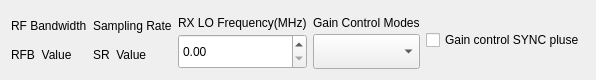
                 <widget class="QFrame" name="frame">
                  <property name="sizePolicy">
                   <sizepolicy hsizetype="Expanding" vsizetype="Expanding">
                    <horstretch>0</horstretch>
                    <verstretch>0</verstretch>
                   </sizepolicy>
                  </property>
                  <property name="maximumSize">
                   <size>
                    <width>16777215</width>
                    <height>80</height>
                   </size>
                  </property>
                  <layout class="QHBoxLayout" name="horizontalLayout_4">
                   <item>
                    <layout class="QVBoxLayout" name="verticalLayout_9">
                     <property name="spacing">
                      <number>0</number>
                     </property>
                     <item>
                      <widget class="QLabel" name="label_5">
                       <property name="sizePolicy">
                        <sizepolicy hsizetype="Expanding" vsizetype="Expanding">
                         <horstretch>0</horstretch>
                         <verstretch>0</verstretch>
                        </sizepolicy>
                       </property>
                       <property name="maximumSize">
                        <size>
                         <width>16777215</width>
                         <height>35</height>
                        </size>
                       </property>
                       <property name="text">
                        <string>RF Bandwidth</string>
                       </property>
                      </widget>
                     </item>
                     <item>
                      <widget class="QLabel" name="label_rf_bandwidth_rx">
                       <property name="sizePolicy">
                        <sizepolicy hsizetype="Expanding" vsizetype="Expanding">
                         <horstretch>0</horstretch>
                         <verstretch>0</verstretch>
                        </sizepolicy>
                       </property>
                       <property name="maximumSize">
                        <size>
                         <width>16777215</width>
                         <height>35</height>
                        </size>
                       </property>
                       <property name="text">
                        <string>RFB  Value</string>
                       </property>
                      </widget>
                     </item>
                    </layout>
                   </item>
                   <item>
                    <layout class="QVBoxLayout" name="verticalLayout_8">
                     <property name="spacing">
                      <number>0</number>
                     </property>
                     <item>
                      <widget class="QLabel" name="label_6">
                       <property name="sizePolicy">
                        <sizepolicy hsizetype="Expanding" vsizetype="Expanding">
                         <horstretch>0</horstretch>
                         <verstretch>0</verstretch>
                        </sizepolicy>
                       </property>
                       <property name="maximumSize">
                        <size>
                         <width>16777215</width>
                         <height>35</height>
                        </size>
                       </property>
                       <property name="text">
                        <string>Sampling Rate</string>
                       </property>
                      </widget>
                     </item>
                     <item>
                      <widget class="QLabel" name="label_sampling_freq_rx">
                       <property name="sizePolicy">
                        <sizepolicy hsizetype="Expanding" vsizetype="Expanding">
                         <horstretch>0</horstretch>
                         <verstretch>0</verstretch>
                        </sizepolicy>
                       </property>
                       <property name="maximumSize">
                        <size>
                         <width>16777215</width>
                         <height>35</height>
                        </size>
                       </property>
                       <property name="text">
                        <string>SR  Value</string>
                       </property>
                      </widget>
                     </item>
                    </layout>
                   </item>
                   <item>
                    <layout class="QVBoxLayout" name="verticalLayout_7">
                     <property name="spacing">
                      <number>0</number>
                     </property>
                     <item>
                      <widget class="QLabel" name="label_9">
                       <property name="sizePolicy">
                        <sizepolicy hsizetype="Expanding" vsizetype="Expanding">
                         <horstretch>0</horstretch>
                         <verstretch>0</verstretch>
                        </sizepolicy>
                       </property>
                       <property name="maximumSize">
                        <size>
                         <width>16777215</width>
                         <height>35</height>
                        </size>
                       </property>
                       <property name="text">
                        <string>RX LO Frequency(MHz)</string>
                       </property>
                      </widget>
                     </item>
                     <item>
                      <widget class="QDoubleSpinBox" name="rx_lo_freq">
                       <property name="sizePolicy">
                        <sizepolicy hsizetype="Expanding" vsizetype="Expanding">
                         <horstretch>0</horstretch>
                         <verstretch>0</verstretch>
                        </sizepolicy>
                       </property>
                       <property name="minimumSize">
                        <size>
                         <width>0</width>
                         <height>35</height>
                        </size>
                       </property>
                       <property name="maximumSize">
                        <size>
                         <width>16777215</width>
                         <height>35</height>
                        </size>
                       </property>
                       <property name="maximum">
                        <double>999999999.000000000000000</double>
                       </property>
                      </widget>
                     </item>
                    </layout>
                   </item>
                   <item>
                    <layout class="QVBoxLayout" name="verticalLayout_6">
                     <property name="spacing">
                      <number>0</number>
                     </property>
                     <item>
                      <widget class="QLabel" name="label_8">
                       <property name="sizePolicy">
                        <sizepolicy hsizetype="Expanding" vsizetype="Expanding">
                         <horstretch>0</horstretch>
                         <verstretch>0</verstretch>
                        </sizepolicy>
                       </property>
                       <property name="maximumSize">
                        <size>
                         <width>16777215</width>
                         <height>35</height>
                        </size>
                       </property>
                       <property name="text">
                        <string>Gain Control Modes</string>
                       </property>
                      </widget>
                     </item>
                     <item>
                      <widget class="QComboBox" name="gain_control_mode_available_rx1">
                       <property name="sizePolicy">
                        <sizepolicy hsizetype="Expanding" vsizetype="Expanding">
                         <horstretch>0</horstretch>
                         <verstretch>0</verstretch>
                        </sizepolicy>
                       </property>
                       <property name="minimumSize">
                        <size>
                         <width>0</width>
                         <height>35</height>
                        </size>
                       </property>
                       <property name="maximumSize">
                        <size>
                         <width>16777215</width>
                         <height>35</height>
                        </size>
                       </property>
                      </widget>
                     </item>
                    </layout>
                   </item>
                   <item>
                    <widget class="QCheckBox" name="rx_gain_control_sync_pulse">
                     <property name="sizePolicy">
                      <sizepolicy hsizetype="Expanding" vsizetype="Expanding">
                       <horstretch>0</horstretch>
                       <verstretch>0</verstretch>
                      </sizepolicy>
                     </property>
                     <property name="maximumSize">
                      <size>
                       <width>16777215</width>
                       <height>70</height>
                      </size>
                     </property>
                     <property name="text">
                      <string>Gain control SYNC pluse</string>
                     </property>
                    </widget>
                   </item>
                  </layout>
                 </widget>
